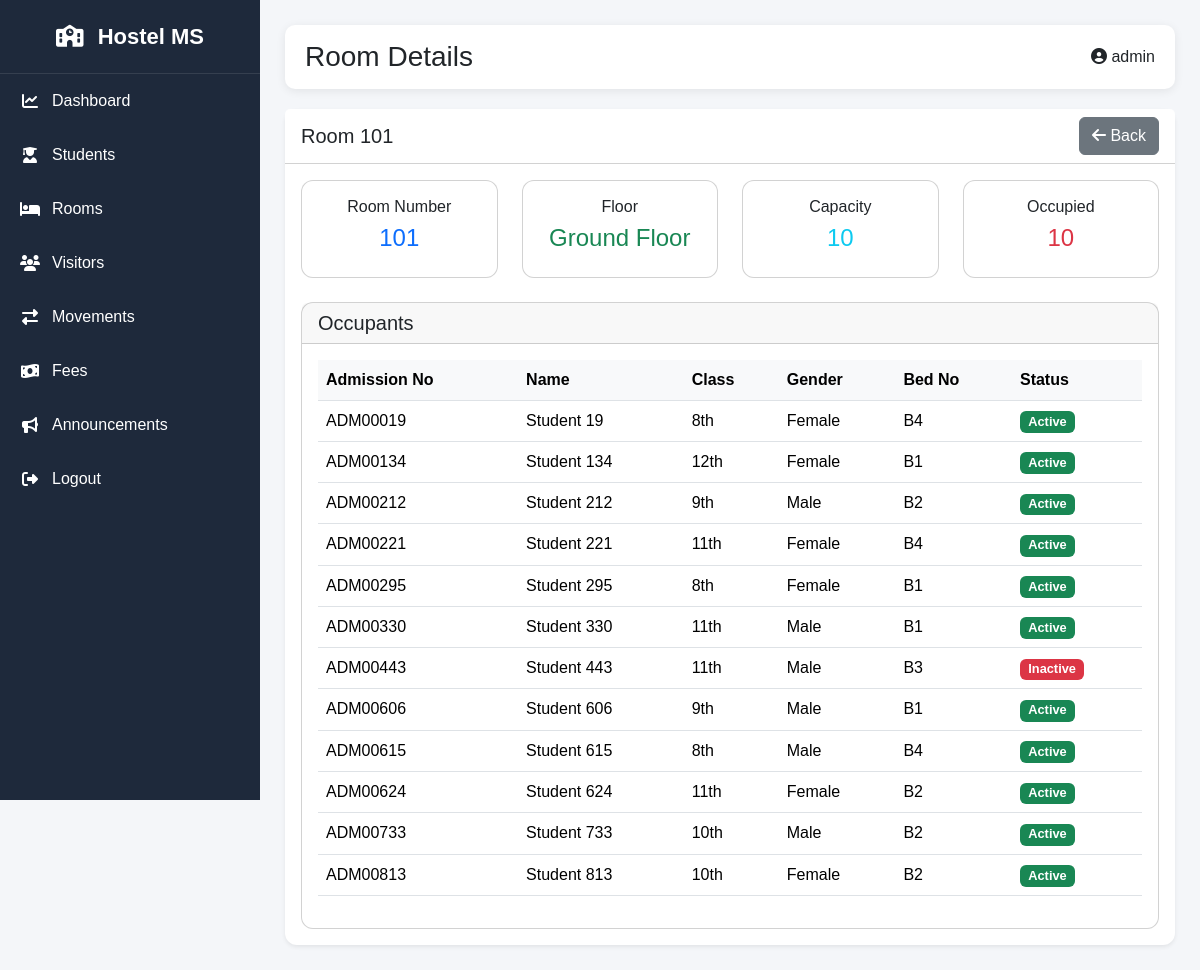
Screenshot of /rooms/1 (signed in) with the database file from the repository.
### models.py (models this page shows)
class Room(db.Model):
    __tablename__ = "rooms"
    id = db.Column(
        db.Integer,
        primary_key=True
    )
    room_no = db.Column(
        db.String(20),
        unique=True,
        nullable=False
    )
    floor = db.Column(
        db.String(50),
        nullable=False
    )
    room_type = db.Column(
        db.String(50),
        nullable=False
    )
    capacity = db.Column(
        db.Integer,
        default=4
    )
    occupied = db.Column(
        db.Integer,
        default=0
    )
    created_at = db.Column(
        db.DateTime,
        default=datetime.utcnow
    )

class Student(db.Model):
    __tablename__ = "students"
    id = db.Column(
        db.Integer,
        primary_key=True
    )
    admission_no = db.Column(
        db.String(50),
        unique=True,
        nullable=False
    )
    name = db.Column(
        db.String(150),
        nullable=False
    )
    class_name = db.Column(
        db.String(20),
        nullable=False
    )
    gender = db.Column(
        db.String(20),
        nullable=False
    )
    date_of_birth = db.Column(
        db.String(50)
    )
    blood_group = db.Column(
        db.String(20)
    )
    phone = db.Column(
        db.String(20)
    )
    email = db.Column(
        db.String(150)
    )
    address = db.Column(
        db.Text
    )
    father_name = db.Column(
        db.String(150)
    )
    mother_name = db.Column(
        db.String(150)
    )
    guardian_phone = db.Column(
        db.String(20)
    )
    emergency_contact = db.Column(
        db.String(20)
    )
    joining_date = db.Column(
        db.String(50)
    )
    room_no = db.Column(
        db.String(20)
    )
    floor = db.Column(
        db.String(50)
    )
    bed_no = db.Column(
        db.String(20)
    )
    total_fee = db.Column(
        db.Float,
        default=0
    )
    paid_fee = db.Column(
        db.Float,
        default=0
    )
    pending_fee = db.Column(
        db.Float,
        default=0
    )
    status = db.Column(
        db.String(20),
        default="Active"
    )
    created_at = db.Column(
        db.DateTime,
        default=datetime.utcnow
    )

### routes/hostel_routes.py (the view)
@hostel_bp.route(
    "/rooms/<int:room_id>"
)
def room_details(room_id):
    if "user_id" not in session:
        return redirect(
            url_for(
                "auth.login"
            )
        )
    room = Room.query.get_or_404(
        room_id
    )
    occupants = Student.query.filter_by(
        room_no=room.room_no
    ).all()
    return render_template(
        "rooms_details.html",
        room=room,
        occupants=occupants
    )

### templates/rooms_details.html (shortened to what this page needs)
{% extends "base.html" %}
{% block page_title %}
Room Details
{% endblock %}
{% block content %}
<div class="card border-0 shadow-sm">
    <div class="card-header bg-white d-flex justify-content-between align-items-center">
        <h5 class="mb-0">
            Room {{ room.room_no }}
        </h5>
        <a
            href="{{ url_for('hostel.rooms') }}"
            class="btn btn-secondary"
        >
            <i class="fas fa-arrow-left"></i>
            Back
        </a>
    </div>
    <div class="card-body">
        <div class="row mb-4">
            <div class="col-md-3">
                <div class="card text-center">
                    <div class="card-body">
                        <h6>Room Number</h6>
                        <h4 class="text-primary">
                            {{ room.room_no }}
                        </h4>
                    </div>
                </div>
            </div>
            <div class="col-md-3">
                <div class="card text-center">
                    <div class="card-body">
                        <h6>Floor</h6>
                        <h4 class="text-success">
                            {{ room.floor }}
                        </h4>
                    </div>
                </div>
            </div>
            <div class="col-md-3">
                <div class="card text-center">
                    <div class="card-body">
                        <h6>Capacity</h6>
                        <h4 class="text-info">
                            {{ room.capacity }}
                        </h4>
                    </div>
                </div>
            </div>
            <div class="col-md-3">
                <div class="card text-center">
                    <div class="card-body">
                        <h6>Occupied</h6>
                        <h4 class="text-danger">
                            {{ room.occupied }}
                        </h4>
                    </div>
                </div>
            </div>
        </div>
        <div class="card">
            <div class="card-header">
                <h5 class="mb-0">
                    Occupants
                </h5>
            </div>
            <div class="card-body">
                <div class="table-responsive">
                    <table class="table table-hover">
                        <thead>
                            <tr>
                                <th>Admission No</th>
                                <th>Name</th>
                                <th>Class</th>
                                <th>Gender</th>
                                <th>Bed No</th>
                                <th>Status</th>
                            </tr>
                        </thead>
                        <tbody>
                            {% for student in occupants %}
                            <tr>
                                <td>
                                    {{ student.admission_no }}
                                </td>
                                <td>
                                    {{ student.name }}
                                </td>
                                <td>
                                    {{ student.class_name }}
                                </td>
                                <td>
                                    {{ student.gender }}
                                </td>
                                <td>
                                    {{ student.bed_no }}
                                </td>
                                <td>
                                    {% if student.status == 'Active' %}
                                    <span class="badge bg-success">
                                        Active
                                    </span>
                                    {% else %}
                                    <span class="badge bg-danger">
                                        Inactive
                                    </span>
                                    {% endif %}
                                </td>
                            </tr>
                            {% else %}
                            <tr>
                                <td colspan="6" class="text-center text-muted">
                                    No occupants found
                                </td>
                            </tr>
                            {% endfor %}
                        </tbody>
                    </table>
                </div>
            </div>
        </div>
    </div>
</div>
{% endblock %}

### static/css/style.css (style rules this page uses)
* { margin:0; padding:0; box-sizing:border-box; }
body { background:#f4f6f9; font-family:Arial,Helvetica,sans-serif; }
.card { border-radius:12px; }
.table th { background:#f8f9fa; }
.badge { font-size:0.8rem; }

### rows the page displays
Room: room_no "101", floor "Ground Floor", capacity "10", occupied "10"
Student: admission_no "ADM00019", name "Student 19", class_name "8th", gender "Female", bed_no "B4", status "Active"
Student: admission_no "ADM00134", name "Student 134", class_name "12th", gender "Female", bed_no "B1", status "Active"
Student: admission_no "ADM00212", name "Student 212", class_name "9th", gender "Male", bed_no "B2", status "Active"
Student: admission_no "ADM00221", name "Student 221", class_name "11th", gender "Female", bed_no "B4", status "Active"
Student: admission_no "ADM00295", name "Student 295", class_name "8th", gender "Female", bed_no "B1", status "Active"
Student: admission_no "ADM00330", name "Student 330", class_name "11th", gender "Male", bed_no "B1", status "Active"
Student: admission_no "ADM00443", name "Student 443", class_name "11th", gender "Male", bed_no "B3", status "Inactive"
Student: admission_no "ADM00606", name "Student 606", class_name "9th", gender "Male", bed_no "B1", status "Active"
Student: admission_no "ADM00615", name "Student 615", class_name "8th", gender "Male", bed_no "B4", status "Active"
Student: admission_no "ADM00624", name "Student 624", class_name "11th", gender "Female", bed_no "B2", status "Active"
Student: admission_no "ADM00733", name "Student 733", class_name "10th", gender "Male", bed_no "B2", status "Active"
Student: admission_no "ADM00813", name "Student 813", class_name "10th", gender "Female", bed_no "B2", status "Active"

### other values shown
{{ session.get('username') }} "admin"
